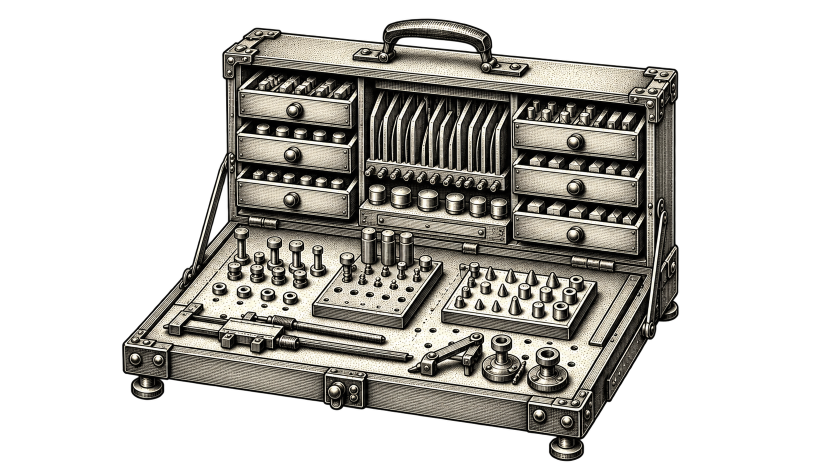
#> input picture claude-design/assets/chapter-art/dark/chapter-02.png, 1660 x 948 px (shown at 1/2 size)
$ python -i prepare_chapter_art.py   (imports and definitions only)
#> lines starting #> are read from the running program, lines starting #| are printed output that depends on the picture
from collections import deque
from pathlib import Path

from PIL import Image


ROOT = Path(__file__).resolve().parent
SOURCE_DIR = ROOT / "assets" / "chapter-art" / "original"
OUTPUT_DIR = ROOT / "assets" / "chapter-art" / "pdf"
TARGET_SIZE = (1200, 686)


def normalize_connected_paper_white(image: Image.Image, threshold: int = 247) -> Image.Image:
    """Set only the near-white region connected to the canvas edge to paper white."""
#> called with threshold = 247
    gray = image.convert("L")
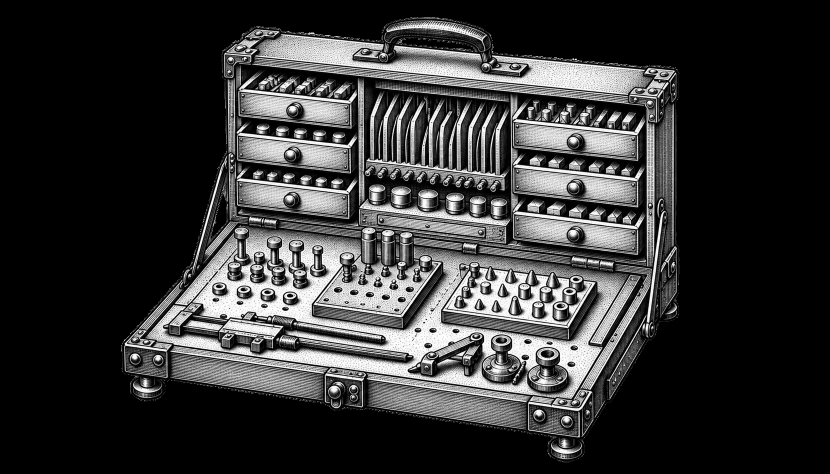
#> gray: PIL image 1660x948 L (shown at 1/2 size); min 0, max 255, mean 53.4
    pixels = gray.load()
    width, height = gray.size
#> width = 1660; height = 948
    queue: deque[tuple[int, int]] = deque()
    seen = bytearray(width * height)

    def add(x: int, y: int) -> None:
        offset = y * width + x
        if not seen[offset] and pixels[x, y] >= threshold:
            seen[offset] = 1
            queue.append((x, y))

    for x in range(width):
        add(x, 0)
        add(x, height - 1)
    for y in range(height):
        add(0, y)
        add(width - 1, y)

    while queue:
        x, y = queue.popleft()
        pixels[x, y] = 255
        if x:
            add(x - 1, y)
        if x + 1 < width:
            add(x + 1, y)
        if y:
            add(x, y - 1)
        if y + 1 < height:
            add(x, y + 1)
    return gray


def prepare(source: Path, destination: Path) -> None:
    image = normalize_connected_paper_white(Image.open(source).convert("RGB"))
    scale = min(TARGET_SIZE[0] / image.width, TARGET_SIZE[1] / image.height)
#> scale = 0.723
    size = (round(image.width * scale), round(image.height * scale))
#> size = (1200, 685)
    resized = image.resize(size, Image.Resampling.LANCZOS)
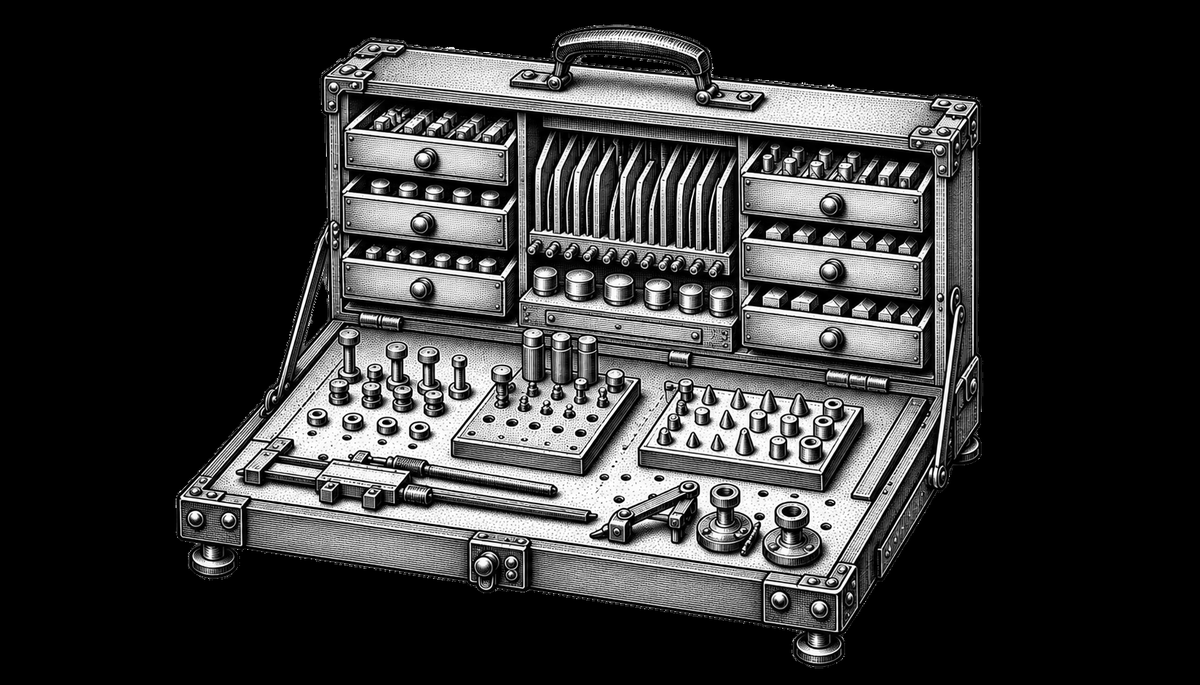
#> resized: PIL image 1200x685 L; min 0, max 255, mean 53.5
    canvas = Image.new("L", TARGET_SIZE, 255)
#> canvas: PIL image 1200x686 L; every value is 255
    canvas.paste(resized, ((TARGET_SIZE[0] - size[0]) // 2, (TARGET_SIZE[1] - size[1]) // 2))
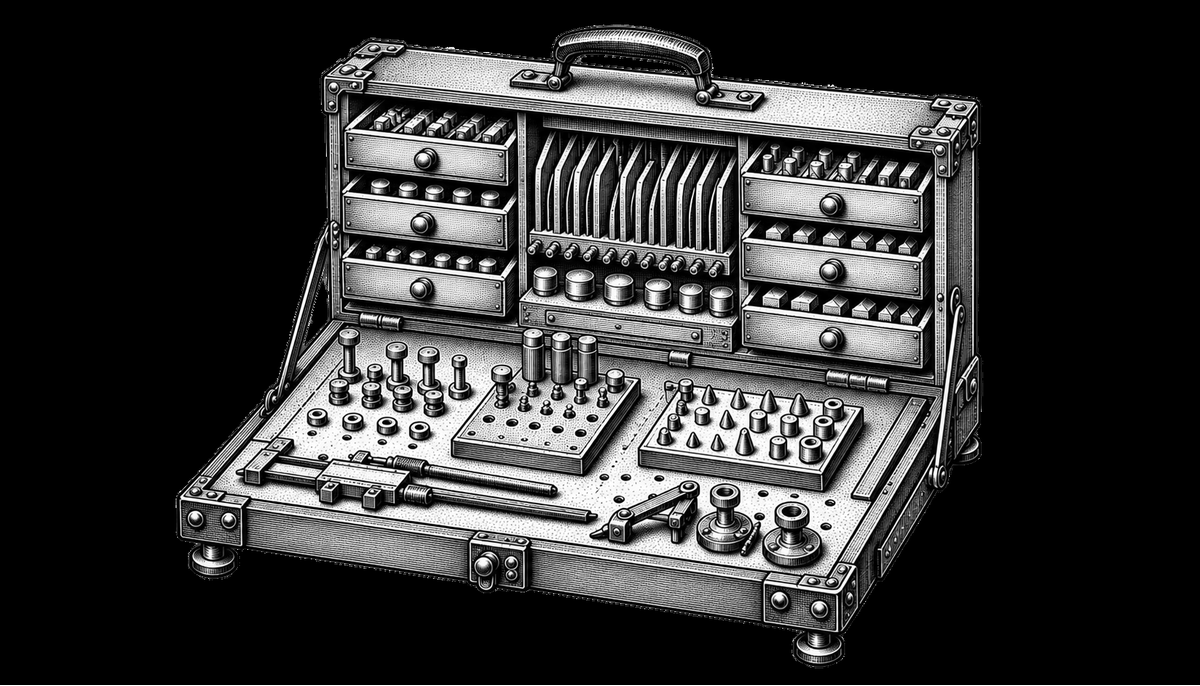
#> canvas: PIL image 1200x686 L; min 0, max 255, mean 53.8
#> (the run stopped early here; a loop or call above may not have finished)

$ run again, on claude-design/assets/chapter-art/original/chapter-03.png
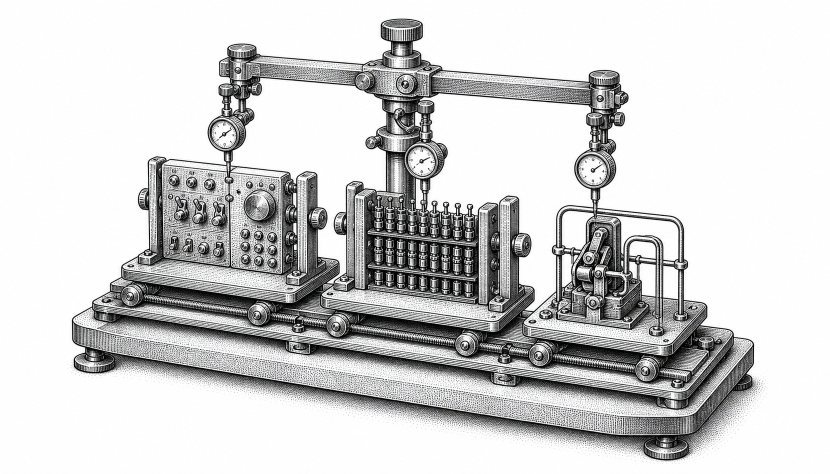
#> input picture claude-design/assets/chapter-art/original/chapter-03.png, 1659 x 948 px (shown at 1/2 size)
#> in prepare, `resized = image.resize(size, Image.Resampling.LANCZOS)`:
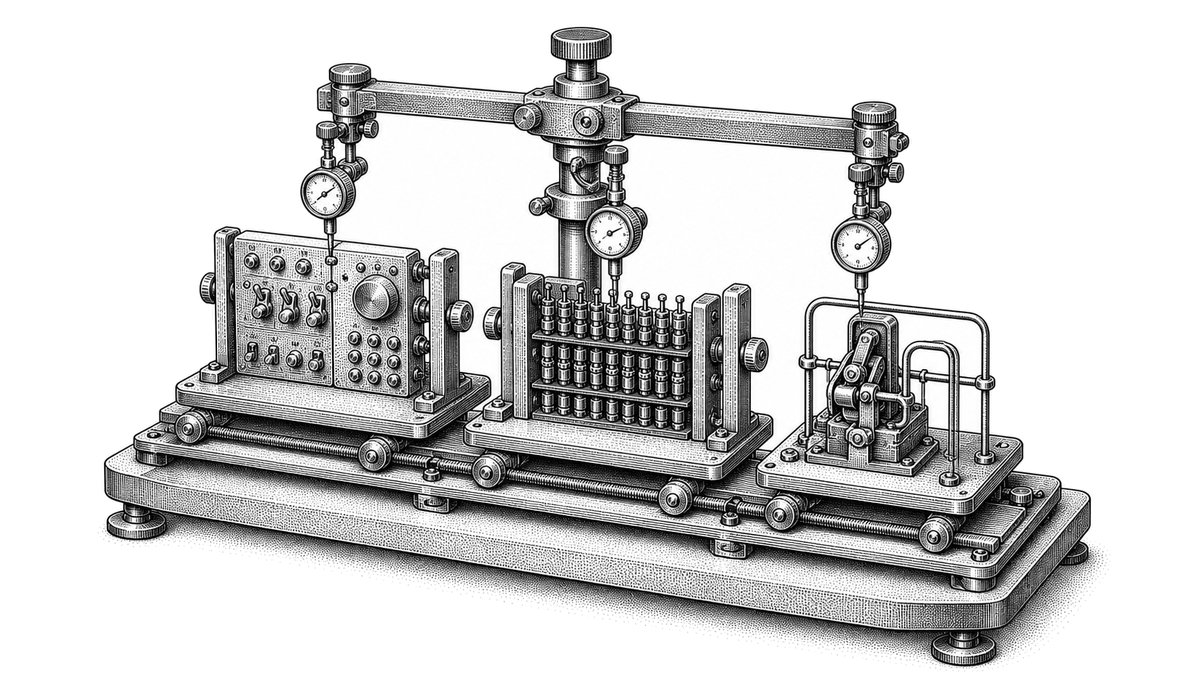
#> resized: PIL image 1200x686 L; min 0, max 255, mean 208.8
#> canvas: PIL image 1200x686 L; every value is 255
